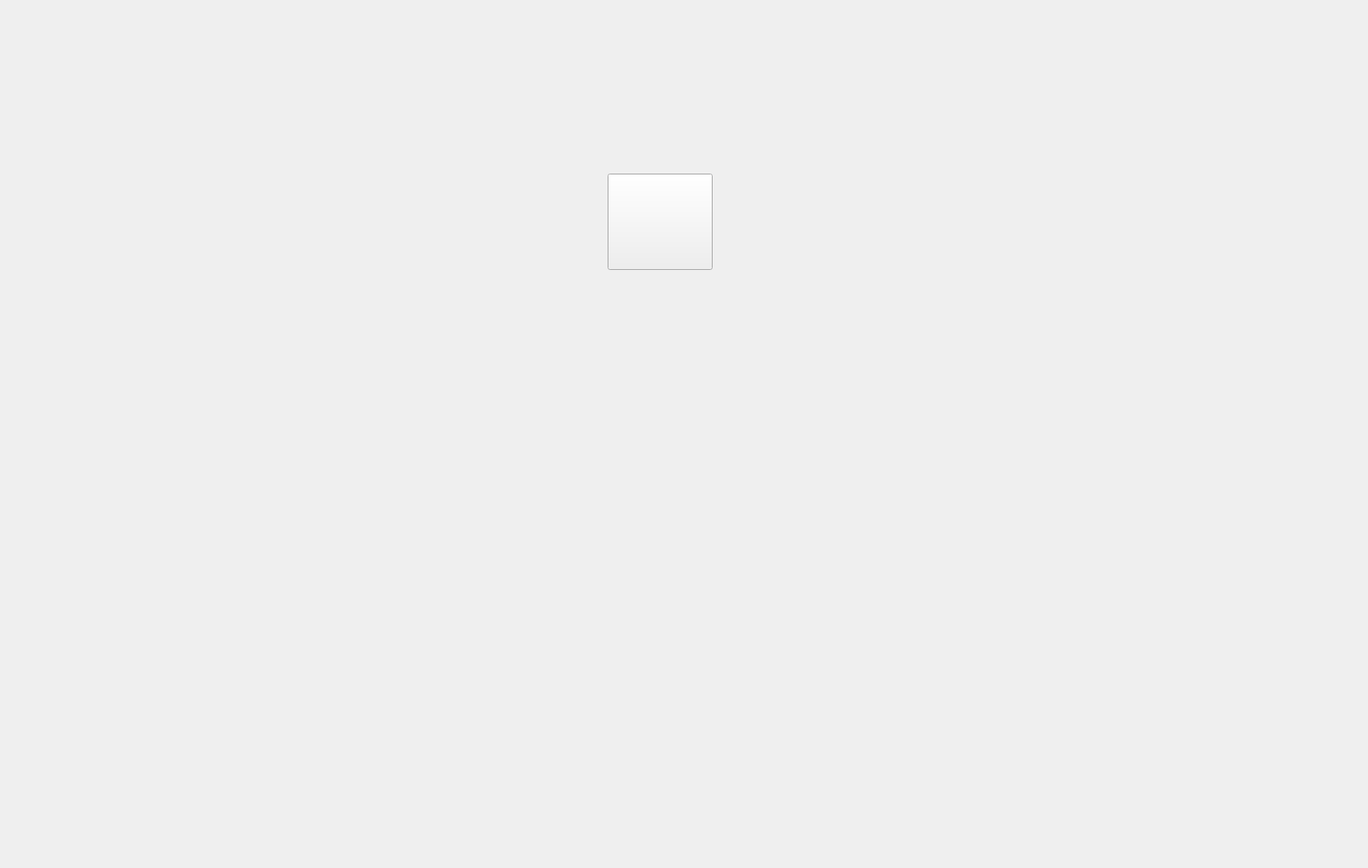
<?xml version="1.0" encoding="UTF-8"?>
<ui version="4.0">
 <class>MainWindow</class>
 <widget class="QMainWindow" name="MainWindow">
  <property name="geometry">
   <rect>
    <x>0</x>
    <y>0</y>
    <width>1576</width>
    <height>1000</height>
   </rect>
  </property>
  <property name="minimumSize">
   <size>
    <width>800</width>
    <height>0</height>
   </size>
  </property>
  <property name="mouseTracking">
   <bool>true</bool>
  </property>
  <property name="windowTitle">
   <string>MainWindow</string>
  </property>
  <property name="autoFillBackground">
   <bool>false</bool>
  </property>
  <property name="tabShape">
   <enum>QTabWidget::Rounded</enum>
  </property>
  <widget class="QWidget" name="centralwidget">
   <widget class="QWidget" name="widget" native="true">
    <property name="geometry">
     <rect>
      <x>0</x>
      <y>0</y>
      <width>1571</width>
      <height>1031</height>
     </rect>
    </property>
    <property name="mouseTracking">
     <bool>true</bool>
    </property>
    <property name="styleSheet">
     <string notr="true"/>
    </property>
    <widget class="QLabel" name="img_label">
     <property name="geometry">
      <rect>
       <x>500</x>
       <y>160</y>
       <width>421</width>
       <height>301</height>
      </rect>
     </property>
     <property name="styleSheet">
      <string notr="true">image: url(:/img/images/paw.svg);</string>
     </property>
     <property name="text">
      <string/>
     </property>
    </widget>
    <widget class="QPushButton" name="pushButton">
     <property name="geometry">
      <rect>
       <x>700</x>
       <y>200</y>
       <width>121</width>
       <height>111</height>
      </rect>
     </property>
     <property name="cursor">
      <cursorShape>ArrowCursor</cursorShape>
     </property>
     <property name="styleSheet">
      <string notr="true">image: url(:/img/images/close.svg);
push_button clicked()
image: url(:/images/close-pressed.svg);
</string>
     </property>
     <property name="text">
      <string/>
     </property>
    </widget>
   </widget>
  </widget>
 </widget>
 <resources/>
 <connections/>
</ui>
